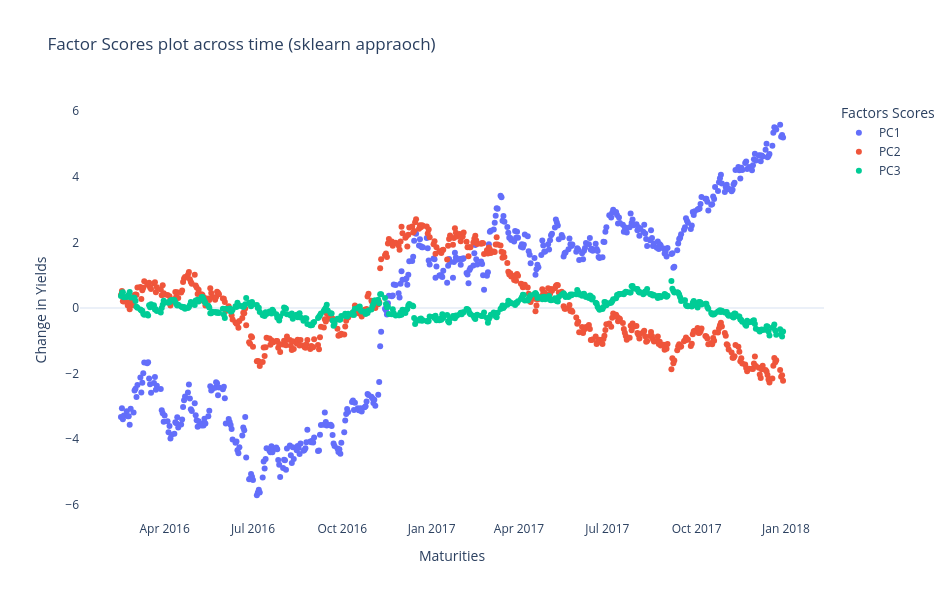

Notebook cell for this chart:
### Code cell
fig_fcs_2 = go.Figure()

for fcs in y_pca_df.columns:
    fig_fcs_2.add_trace(
        go.Scatter(
            x=y_pca_df.index,
            y=y_pca_df[fcs],
            mode='markers',
            #text=[f"{p:.2f}%" for p in factor_scores_df[fcs]],
            name=fcs,
        )
    )
    
    fig_fcs_2.update_layout(
        title='Factor Scores plot across time (sklearn appraoch)',
        xaxis={'title': 'Maturities', 'showgrid': False},
        yaxis={'title': 'Change in Yields', 'showgrid': False},
        legend={'title': 'Factors Scores'},
        template='plotly_white',
        width=950,
        height=600,
    )

fig_fcs_2.show()

### Figure 1 — Plotly figure (JSON) as saved in the notebook; plotly's stock layout.template omitted (floating-point values rounded to 4 significant figures; data arrays with more than 128 entries replaced by an {"elided": "..."} marker saying what was removed)
{"data": [{"mode": "markers", "name": "PC1", "x": {"elided": "471 str values"}, "y": {"elided": "471 float values"}, "type": "scatter"}, {"mode": "markers", "name": "PC2", "x": {"elided": "471 str values"}, "y": {"elided": "471 float values"}, "type": "scatter"}, {"mode": "markers", "name": "PC3", "x": {"elided": "471 str values"}, "y": {"elided": "471 float values"}, "type": "scatter"}], "layout": {"xaxis": {"title": {"text": "Maturities"}, "showgrid": false}, "yaxis": {"title": {"text": "Change in Yields"}, "showgrid": false}, "title": {"text": "Factor Scores plot across time (sklearn appraoch)"}, "legend": {"title": {"text": "Factors Scores"}}, "width": 950, "height": 600}}
